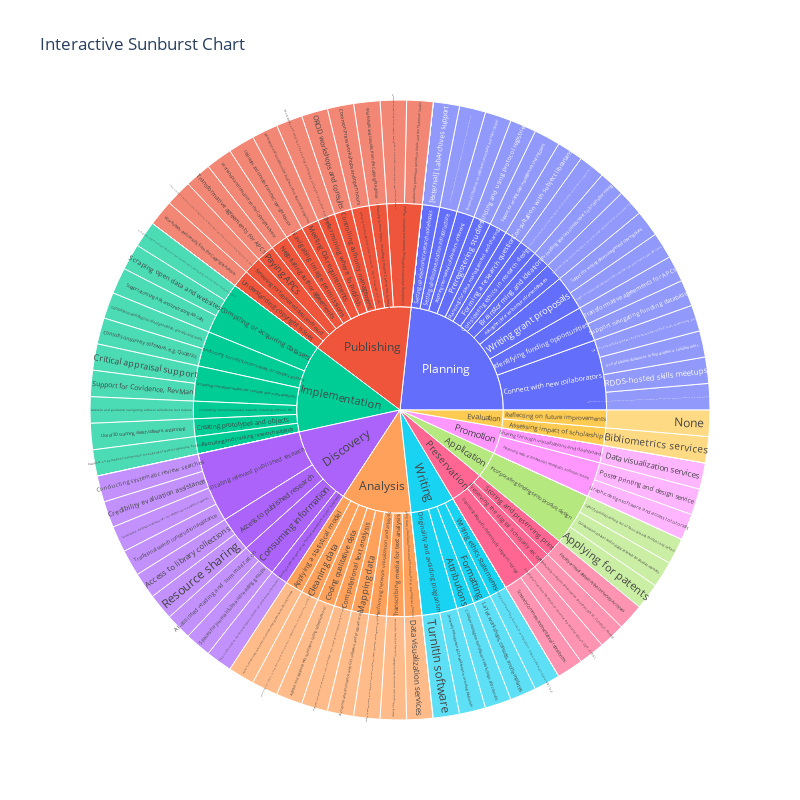

The notebook cell saved with this chart:
### Code cell
import pandas as pd
import plotly.express as px

start_row = 0  # Include the header row
end_row = 94  # Include the last row of the dataset

# Assuming you have an Excel file named 'data.xlsx' with a sheet named 'sunburst_data'
df = pd.read_excel('Sunburst_20231206.xlsx', sheet_name='sunburst_data', nrows=end_row, skiprows=start_row)

fig = px.sunburst(df, path=['Domain', 'Need', 'Service'], values='Percentage',
                  title='Interactive Sunburst Chart',
                  width=800, height=800
                  )


fig.show()

### Figure 1 — Plotly figure (JSON) as saved in the notebook; plotly's stock layout.template omitted (floating-point values rounded to 4 significant figures; data arrays with more than 128 entries replaced by an {"elided": "..."} marker saying what was removed)
{"data": [{"branchvalues": "total", "domain": {"x": [0, 1], "y": [0, 1]}, "hovertemplate": "labels=%{label}<br>Percentage=%{value}<br>parent=%{parent}<br>id=%{id}<extra></extra>", "ids": {"elided": "178 str values"}, "labels": {"elided": "178 str values"}, "name": "", "parents": {"elided": "178 str values"}, "type": "sunburst", "values": {"elided": "178 int values"}}], "layout": {"height": 800, "legend": {"tracegroupgap": 0}, "title": {"text": "Interactive Sunburst Chart"}, "width": 800}}
